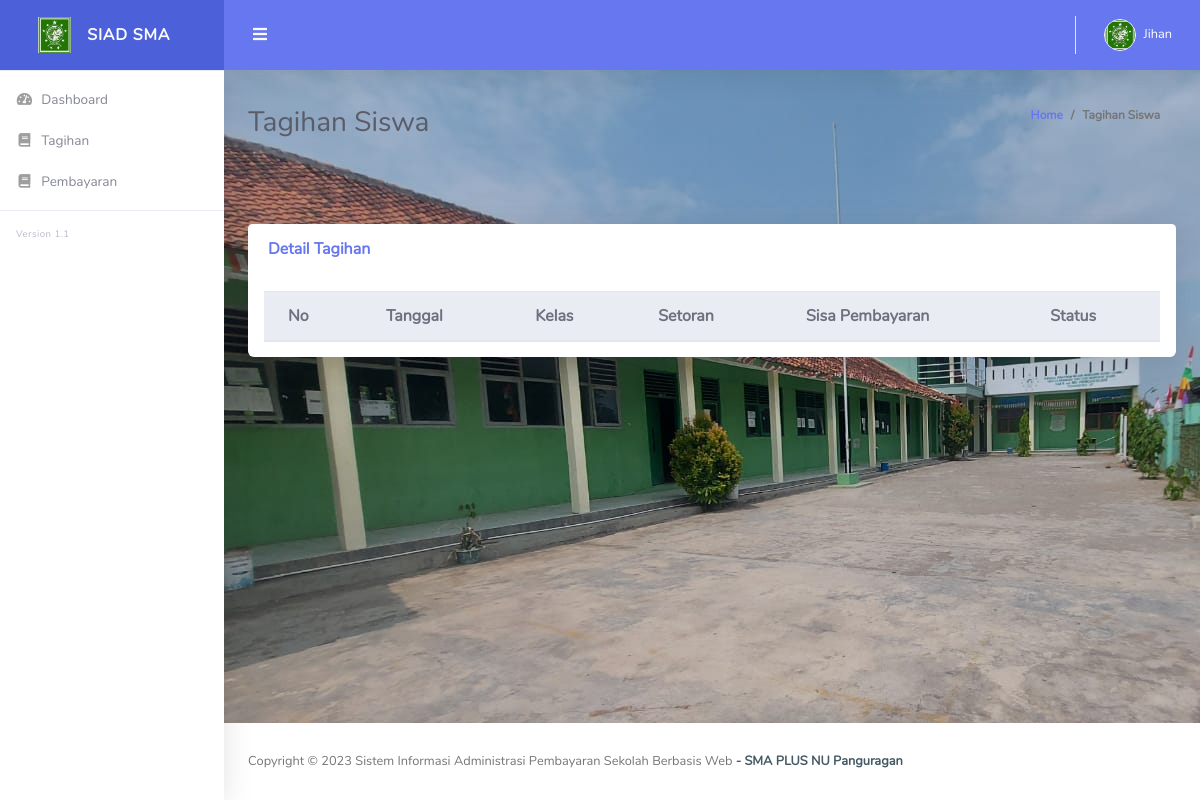
The page /index.php/tagihan on the database as committed earlier.
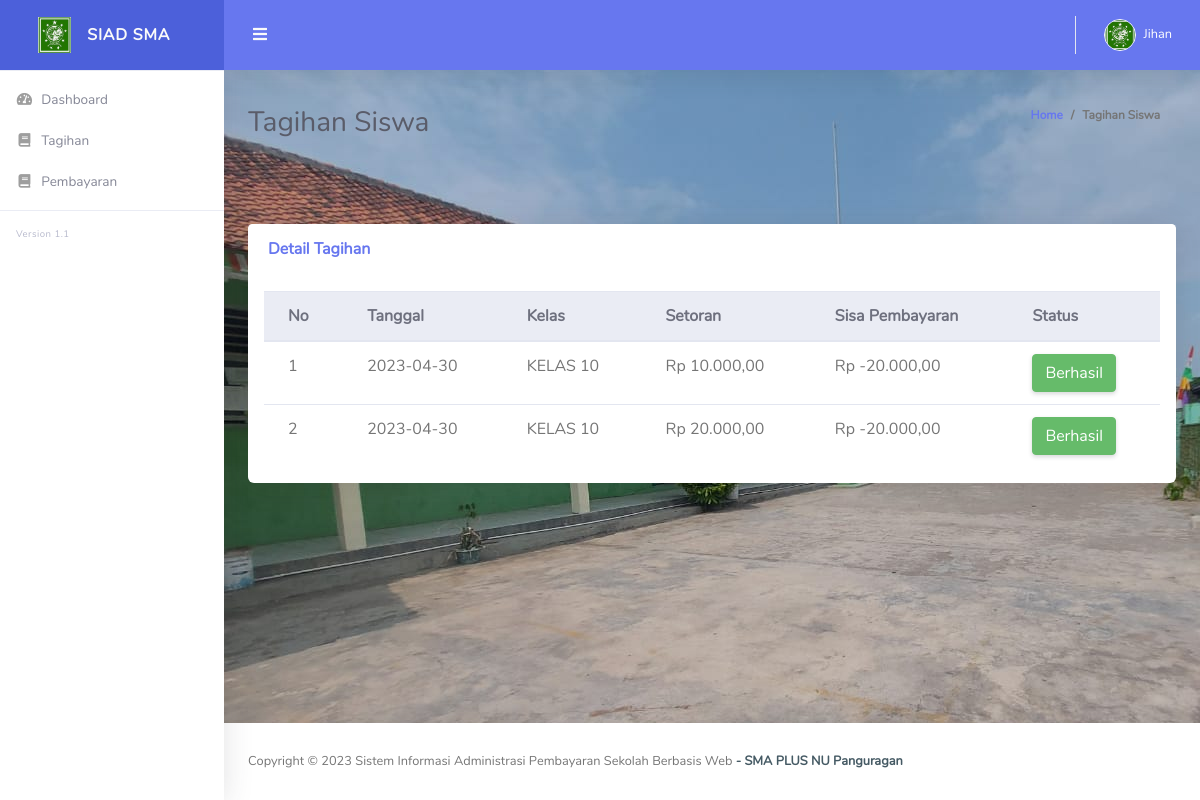
The same page on the database as committed later.
### tables this page shows
CREATE TABLE `tb_pembayaran`  (
  `id` int(11) NOT NULL AUTO_INCREMENT,
  `siswa_id` int(11) NOT NULL,
  `bukti_id` int(11) NULL DEFAULT NULL,
  `nisn` varchar(100) NOT NULL,
  `nama` varchar(225) NOT NULL,
  `kelas` varchar(100) NOT NULL,
  `tanggal` date NOT NULL,
  `setoran` varchar(100) NOT NULL,
  `biaya` varchar(100) NOT NULL,
  `status` tinyint(1) NOT NULL DEFAULT 0,
  PRIMARY KEY (`id`) USING BTREE,
  INDEX `tb_pembayaran_siswa_id`(`siswa_id`) USING BTREE,
  CONSTRAINT `tb_pembayaran_siswa_id` FOREIGN KEY (`siswa_id`) REFERENCES `tb_siswa` (`id`) ON DELETE RESTRICT ON UPDATE RESTRICT
);

### application/controllers/Tagihan.php (called while the page is built, shortened)
<?php
class Tagihan extends CI_Controller {
    public function __construct()
    {
        $this->load->model('Siswa_model');
        $this->load->model('Kelas_model');
        $this->load->model('M_global_model');
        $this->load->model('Transaksi_model');
    }
    public function index()
    {
        $siswa_id = $this->session->userdata('AuthSiswa')['id'];
        $data['title']  = 'SIAD SMA Pangurugan';
        $judul['judul'] = 'Tagihan Siswa';
        $queryPemb = $this->Transaksi_model->ambil_data_pembayaran($siswa_id);
        $DATA = array('queryPembayar' => $queryPemb);
        $tamp = $judul + $DATA;
		$this->load->view('user/header',$data);
		$this->load->view('user/sidebar');
        $this->load->view('user/topbar');
        $this->load->view('user/tagihan',$tamp);
        $this->load->view('user/footer');
    }
}

### index.php (called while the page is built, shortened)
<?php
require_once BASEPATH.'core/CodeIgniter.php';

### application/models/Transaksi_model.php (called while the page is built, shortened)
<?php
class Transaksi_model extends CI_Model
{
    function ambil_data_pembayaran($id)
    {
        if ($id == 0) {
            $this->db->where('bukti_id IS NOT NULL');
        } else {
            $this->db->where('siswa_id', $id);
        }
        $this->db->order_by('tanggal', 'DESC');
        $this->db->order_by('id', 'DESC');
        $query = $this->db->get('tb_pembayaran');
        return $query->result();
    }
}

### application/helpers/rupiah_helper.php (called while the page is built, shortened)
<?php
function rupiah($angka){
	$hasil_rupiah = "Rp " . number_format($angka,2,',','.');
	return $hasil_rupiah;
}

### application/views/user/tagihan.php (the view, shortened to what this page needs)
<div class="container-fluid" id="container-wrapper">
  <div class="d-sm-flex align-items-center justify-content-between mb-4">
    <h1 class="h3 mb-0 text-gray-800"><?= $judul; ?></h1>
    <ol class="breadcrumb">
      <li class="breadcrumb-item"><a href="./">Home</a></li>
      <li class="breadcrumb-item active" aria-current="page"><?= $judul; ?></li>
    </ol>
  </div>
  <br>
  <br>
  <div class="card mb-4">
    <div class="card-header py-3 d-flex flex-row align-items-center justify-content-between">
      <h6 class="m-0 font-weight-bold text-primary">Detail Tagihan</h6>
    </div>
    <div class="table-responsive p-3">
      <table class="table align-items-center table-flush" id="dataTable">
        <thead class="thead-light">
          <tr>
            <th>No</th>
            <th>Tanggal</th>
            <th>Kelas</th>
            <th>Setoran</th>
            <th>Sisa Pembayaran</th>
            <th>Status</th>
          </tr>
        </thead>
        <tbody>
          <tr>
            <?php
            $no = 0;
            foreach ($queryPembayar as $value) {
              $no++
            ?>
              <td><?php echo $no; ?></td>
              <td><?php echo $value->tanggal; ?></td>
              <td><?php echo $value->kelas; ?></td>
              <td><?php echo rupiah($value->setoran); ?></td>
              <td><?php echo rupiah($value->biaya); ?></td>
              <td><?= $value->status ? '<button class="btn btn-success">Berhasil</button>' : '<button class="btn btn-warning">Tunggu Konfirmasi</button>' ?></td>
          </tr>
        <?php
            }
        ?>
        </tbody>
      </table>
    </div>
  </div>
</div>

Rows that differ between the two databases and show on the page:
added tb_pembayaran: tanggal "2023-04-30", kelas "KELAS 10", setoran "Rp 10.000,00", biaya "Rp -20.000,00", status "Berhasil"
added tb_pembayaran: tanggal "2023-04-30", kelas "KELAS 10", setoran "Rp 20.000,00", biaya "Rp -20.000,00", status "Berhasil"
